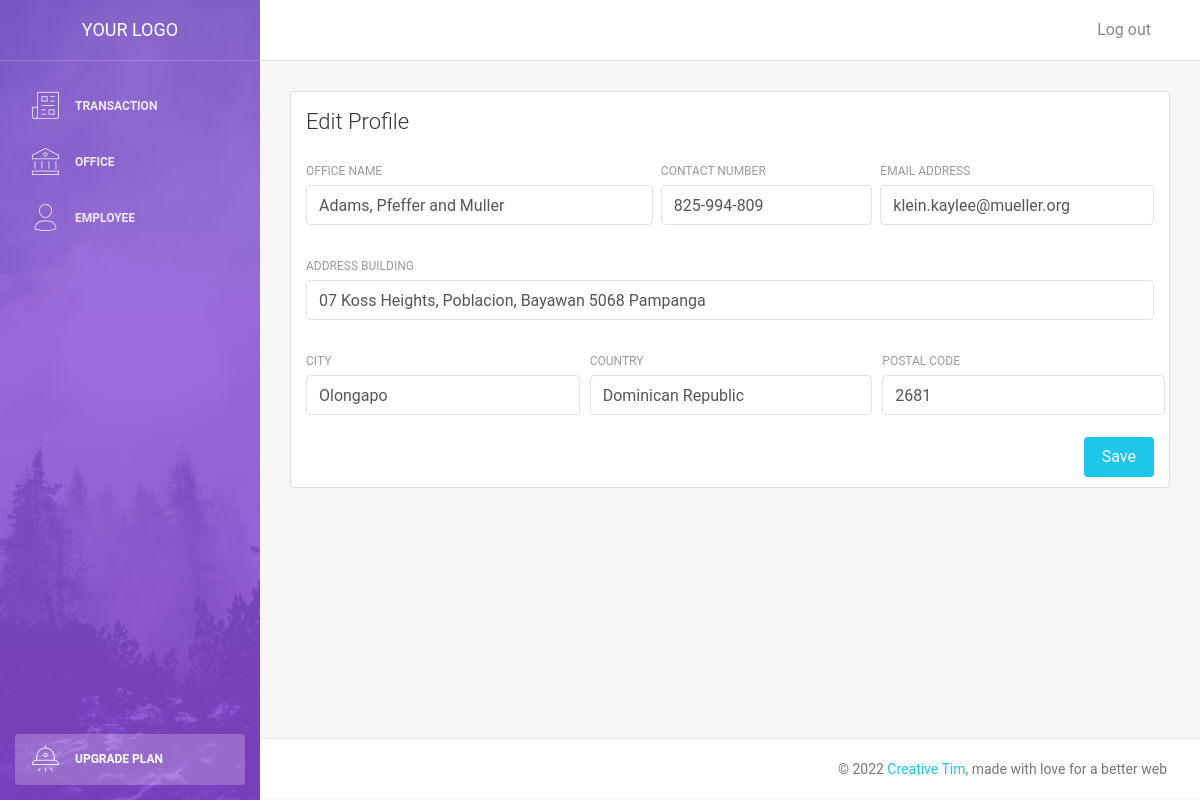
The page /office-edit.php?office_id=20 on the database its author committed.
### tables this page shows
CREATE TABLE IF NOT EXISTS `office` (
  `id` int NOT NULL AUTO_INCREMENT,
  `name` varchar(45) NOT NULL,
  `contactnum` varchar(45) DEFAULT NULL,
  `email` varchar(45) DEFAULT NULL,
  `address` varchar(100) DEFAULT NULL,
  `city` varchar(45) DEFAULT NULL,
  `country` varchar(45) DEFAULT NULL,
  `postal` int DEFAULT NULL,
  PRIMARY KEY (`id`)
);

### office-edit.php (the view, shortened to what this page needs)
<!DOCTYPE html>
<html lang="en">
<head>
    <link rel="stylesheet" href="https://maxcdn.bootstrapcdn.com/font-awesome/latest/css/font-awesome.min.css" />
    <link href="assets/css/bootstrap.min.css" rel="stylesheet" />
    <link href="assets/css/light-bootstrap-dashboard.css?v=2.0.0 " rel="stylesheet" />
</head>
    <?php
        require "config/db.php";
        $id = $_GET['office_id'];
        $query_Id = "SELECT * FROM office WHERE id=$id";
        $result_Id = mysqli_query($conn, $query_Id);
        if(count(array($result_Id))==1){
            $office = mysqli_fetch_array($result_Id);
            $name  = $office['name'];
            $contact_num = $office['contactnum'];
            $email = $office['email'];
            $address = $office['address'];
            $city = $office['city'];
            $country = $office['country'];
            $postal = $office['postal'];
        }
    ?>
<body>
    <div class="wrapper">
        <div class="sidebar" data-image="assets/img/sidebar-5.jpg">
            <div class="sidebar-wrapper">
                <?php include('includes/sidebar.php')?>
            </div>
        <div class="main-panel">
            <nav class="navbar navbar-expand-lg " color-on-scroll="500">
                <?php include('includes/navbar.php'); ?>
            </nav>
            <div class="content">
                <div class="container-fluid">
                    <div class="row">
                        <div class="col-md-12">
                            <div class="card">
                                <div class="card-header">
                                    <h4 class="card-title">Edit Profile</h4>
                                </div>
                                <div class="card-body">
                                <form method="POST" action=<?php $_SERVER['PHP_SELF'];?>>
                                    <div class="row">
                                        <div class="col-md-5 pr-1">
                                            <div class="form-group">
                                                <label>Office Name</label>
                                                <input type="text" class="form-control" value="<?php echo $name ?>" name="name">
                                            </div>
                                        </div>
                                        <div class="col-md-3 px-1">
                                            <div class="form-group">
                                                <label>Contact Number</label>
                                                <input type="text" class="form-control" value="<?php echo $contact_num ?>" name="contactnum">
                                            </div>
                                        </div>
                                        <div class="col-md-4 pl-1">
                                            <div class="form-group">
                                                <label for="exampleInputEmail1">Email address</label>
                                                <input type="email" class="form-control" value="<?php echo $email ?>" name="email">
                                            </div>
                                        </div>
                                    </div>
                                    <div class="row">
                                        <div class="col-md-12">
                                            <div class="form-group">
                                                <label>Address Building</label>
                                                <input type="text" class="form-control" value="<?php echo $address ?>" name="address">
                                            </div>
                                        </div>
                                    </div>
                                    <div class="row">
                                        <div class="col-md-4 pr-1">
                                            <div class="form-group">
                                                <label>City</label>
                                                <input type="text" class="form-control" value="<?php echo $city ?>" name="city">
                                            </div>
                                        </div>
                                        <div class="col-md-4 pr-1">
                                            <div class="form-group">
                                                <label>Country</label>
                                                <input type="text" class="form-control" value="<?php echo $country ?>" name="country">
                                            </div>
                                        </div>
                                        <div class="col-md-4 pr-1">
                                            <div class="form-group">
                                                <label>Postal Code</label>
                                                <input type="text" class="form-control" value="<?php echo $postal ?>" name="postal">
                                            </div>
                                        </div>
                                    </div>
                                    <button type="submit" value="submit" class="btn btn-info btn-fill pull-right" name="submit">Save</button>
                                    <div class="clearfix"></div>
                                </form>
                                </div>
                            </div>
                        </div>
                    </div>
                </div>
            </div>
            <footer class="footer">
                <div class="container-fluid">
                    <nav>
                        <p class="copyright text-center">
                            ©
                            <a href="http://www.creative-tim.com">Creative Tim</a>, made with love for a better web
                        </p>
                    </nav>
                </div>
            </footer>
        </div>
    </div>
</body>
</html>

### rows shown on the page
office: name "Adams, Pfeffer and Muller", contactnum "825-994-809", email "klein.kaylee@mueller.org", address "07 Koss Heights, Poblacion, Bayawan 5068 Pampanga", city "Olongapo", country "Dominican Republic", postal "2681"
